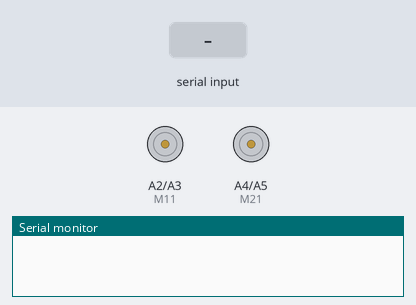
A sketch run on a simulated Arduino Uno, built with avr-gcc and run on an emulated ATmega328P. Parts: motor-driver pin pairs drawn as motors (green arrow = first pin HIGH = forward, orange = second pin HIGH = backward, longer = more drive), the last lines printed to the serial monitor. Inputs (shaded band) come from the test bench.

Above: at 1.2 s.
1.3 s: "FWD\n" received over Serial
At 2.29 s:
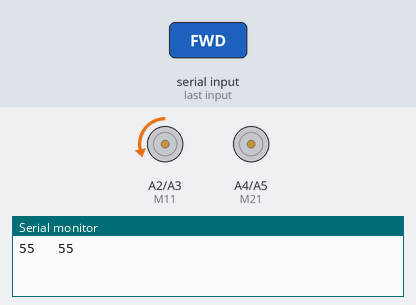
4.3 s: "BACK\n" received over Serial
At 4.55 s:
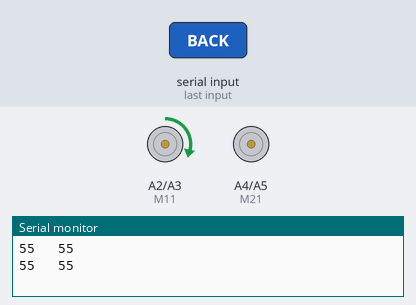
7.3 s: "LEFT\n" received over Serial
At 7.93 s:
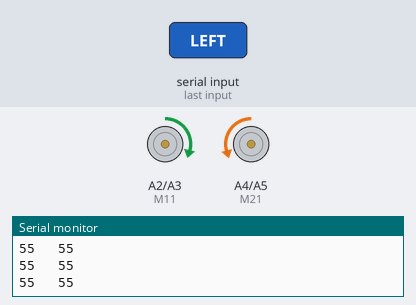
10.3 s: "SPD_A:\n" received over Serial
13.3 s: "RIGHT\n" received over Serial
Timing chart, 0 to 17.3 s (numbered marks = the images above; inputs shaded):
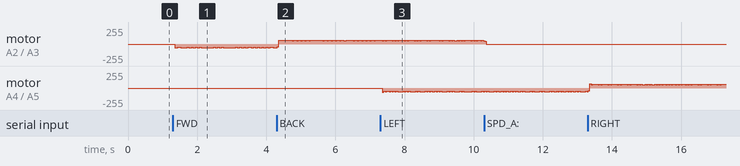

The sketch:

03-speed-control.ino
```cpp
/*
  SoifGo — Speed Control  for TDA7073A (Software PWM)

  Target: Arduino Uno R3 (ATmega328P)
*/

// ============================================
// PIN CONFIGURATIONS (same as Bascom)
// ============================================
const byte M11 = A2;  // PORTC.2
const byte M12 = A3;  // PORTC.3
const byte M21 = A4;  // PORTC.4
const byte M22 = A5;  // PORTC.5

// ============================================
// VARIABLES
// ============================================
bool dir1 = false;
bool dir2 = false;
bool stopm1 = true;
bool stopm2 = true;

byte spd1 = 0;
byte spd2 = 0;
byte pw1 = 55;
byte pw2 = 55;

String text = "";
String text2 = "";

// ============================================
// SETUP
// ============================================
void setup() {
  pinMode(M11, OUTPUT);
  pinMode(M12, OUTPUT);
  pinMode(M21, OUTPUT);
  pinMode(M22, OUTPUT);

  // All motors stopped initially
  digitalWrite(M11, LOW);
  digitalWrite(M12, LOW);
  digitalWrite(M21, LOW);
  digitalWrite(M22, LOW);

  Serial.begin(9600);
}

// ============================================
// SOFTWARE PWM LOOP
// ============================================
void loop() {
  // ---- Motor 1 (A) ----
  if (!stopm1) {
    spd1++;
    if (pw1 > spd1) {
      if (!dir1) {
        digitalWrite(M11, HIGH);
        digitalWrite(M12, LOW);
      } else {
        digitalWrite(M11, LOW);
        digitalWrite(M12, HIGH);
      }
    } else {
      digitalWrite(M11, LOW);
      digitalWrite(M12, LOW);
    }
  } else {
    digitalWrite(M11, LOW);
    digitalWrite(M12, LOW);
  }

  // ---- Motor 2 (B) ----
  if (!stopm2) {
    spd2++;
    if (pw2 > spd2) {
      if (!dir2) {
        digitalWrite(M21, HIGH);
        digitalWrite(M22, LOW);
      } else {
        digitalWrite(M21, LOW);
        digitalWrite(M22, HIGH);
      }
    } else {
      digitalWrite(M21, LOW);
      digitalWrite(M22, LOW);
    }
  } else {
    digitalWrite(M21, LOW);
    digitalWrite(M22, LOW);
  }

  // ---- Serial parse ----
  if (Serial.available()) {
    char c = Serial.read();
    if (c == '\r' || c == '\n') {
      if (text.length() > 1) {
        parseSerial();
      }
      text = "";
    } else {
      text += c;
    }
  }
}

// ============================================
// PARSE SERIAL
// ============================================
void parseSerial() {
  if (text.indexOf("FWD") >= 0) {
    dir1 = true;
    stopm1 = false;
  }
  if (text.indexOf("BACK") >= 0) {
    dir1 = false;
    stopm1 = false;
  }
  if (text.indexOf("LEFT") >= 0) {
    dir2 = true;
    stopm2 = false;
  }
  if (text.indexOf("RIGHT") >= 0) {
    dir2 = false;
    stopm2 = false;
  }
  if (text.indexOf("STOP") >= 0) {
    stopm1 = true;
    stopm2 = true;
  }
  if (text.indexOf("SPD_A:") >= 0) {
    text2 = text.substring(6, 9);
    pw1 = text2.toInt();
  }
  if (text.indexOf("SPD_B:") >= 0) {
    text2 = text.substring(6, 9);
    pw2 = text2.toInt();
  }

  Serial.print(pw1);
  Serial.print("   ");
  Serial.println(pw2);

  text = "";
  text2 = "";
}
```
